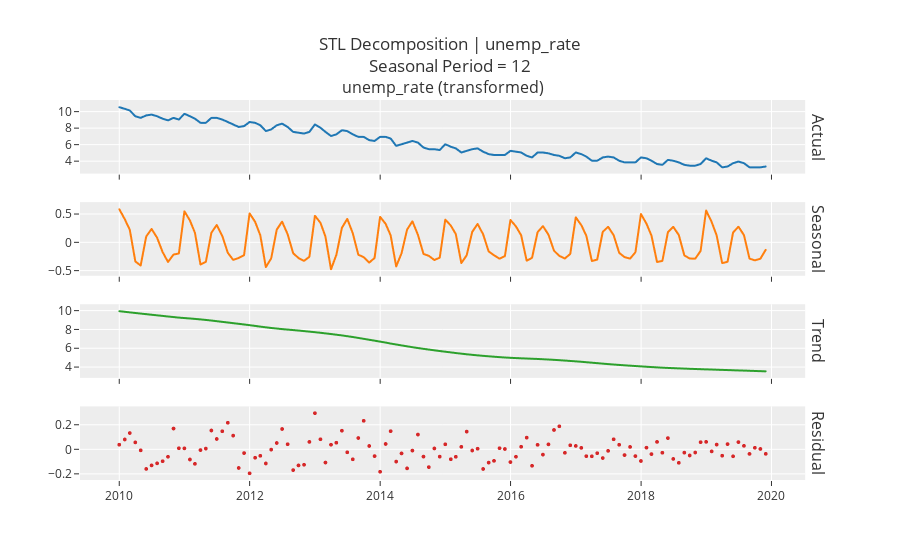

This figure's notebook cell:
### Code cell
exp.plot_model(plot='decomp_stl')
